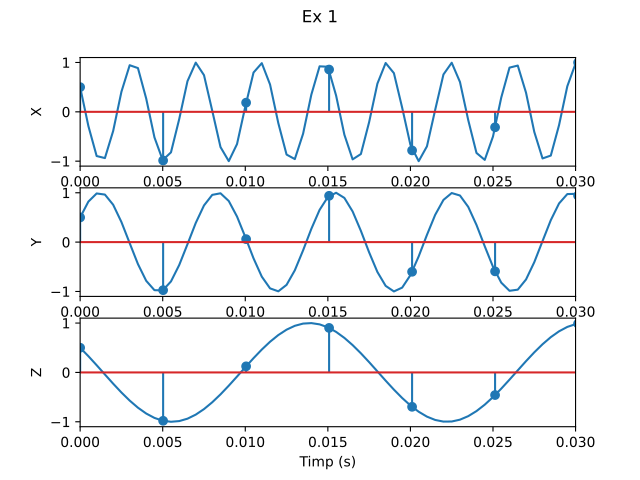

The script that saved this image:
import matplotlib.pyplot as plt 
import numpy as np

# fig, axs = plt.subplots(n)
# fig.suptitle("Titlu principal")


# EX 1

def x(t):
    return np.cos(520 * np.pi * t + np.pi/3)

def y(t):
    return np.cos(280 * np.pi * t - np.pi/3)

def z(t):
    return np.cos(120 * np.pi * t + np.pi/3)

fig, axs = plt.subplots(3)
fig.suptitle("Ex 1")

# plt.show()

t = np.linspace(0, 0.03, 61)

axs[0].plot(t, x(t))
axs[0].set_xlabel("Timp (s)")
axs[0].set_ylabel("X")
axs[1].plot(t, y(t))
axs[1].set_xlabel("Timp (s)")
axs[1].set_ylabel("Y")
axs[2].plot(t, z(t))
axs[2].set_xlabel("Timp (s)")
axs[2].set_ylabel("Z")

# c)
n = np.linspace(0, 1, 200)
axs[0].stem(n, x(n))
axs[1].stem(n, y(n))
axs[2].stem(n, z(n))

for ax in axs.flat:
    ax.set_xlim([0, 0.03])


plt.savefig("lab01/ex1.pdf")
plt.show()
